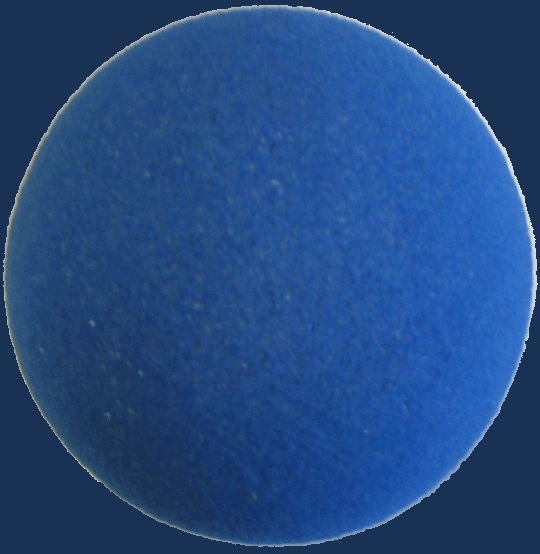
#> input picture ball.jpg, 540 x 554 px
$ python FindCircles.py ball.jpg   (Python 2 division)   (older library calls are emulated)
#> lines starting #> are read from the running program, lines starting #| are printed output that depends on the picture
import cv2
import numpy as np
import sys

if len(sys.argv)>1:
    filename = sys.argv[1]
else:
    filename = 'dark-blue-ball-hi.png'

img = cv2.imread(filename,0)
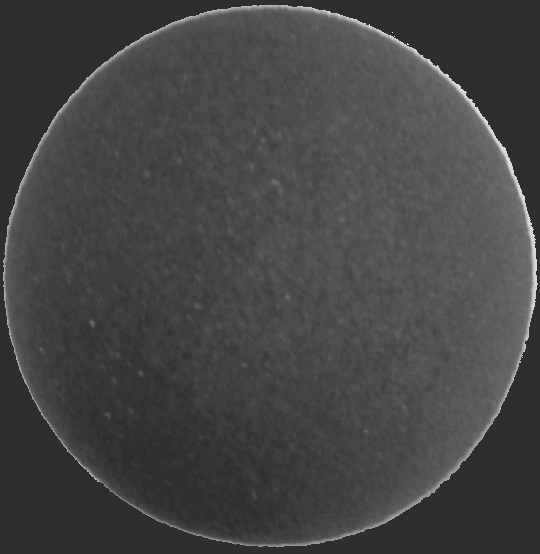
#> img: shape (554, 540); min 46, max 218, mean 68.8
#> (the run stopped early here; a loop or call above may not have finished)
